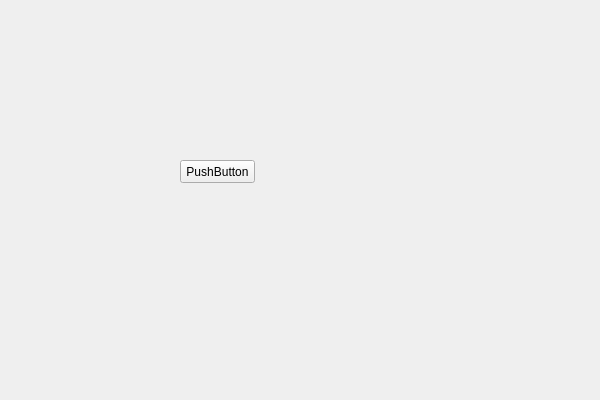
<?xml version="1.0" encoding="UTF-8"?>
<ui version="4.0">
 <class>GenerateToolClass</class>
 <widget class="QWidget" name="GenerateToolClass">
  <property name="geometry">
   <rect>
    <x>0</x>
    <y>0</y>
    <width>600</width>
    <height>400</height>
   </rect>
  </property>
  <property name="windowTitle">
   <string>GenerateTool</string>
  </property>
  <widget class="QPushButton" name="pushButton">
   <property name="geometry">
    <rect>
     <x>180</x>
     <y>160</y>
     <width>75</width>
     <height>23</height>
    </rect>
   </property>
   <property name="text">
    <string>PushButton</string>
   </property>
  </widget>
 </widget>
 <layoutdefault spacing="6" margin="11"/>
 <resources>
  <include location="GenerateTool.qrc"/>
 </resources>
 <connections/>
</ui>
